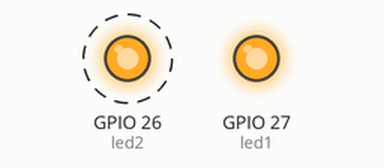
This program was run on a simulated ESP32. On the bench: output pins drawn as LEDs (lit = HIGH). Dashed ring = blinking. What the program prints to the serial monitor is not drawn. At 36.1 s the program stops and its outputs stay as they are.

Above: at 1.05 s.
At 3.8 s:
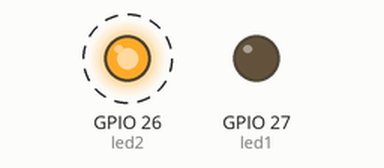
Timing chart, 0 to 6.2 s (numbered marks = the images above):
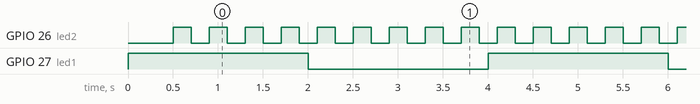

Measured:
- by itself, GPIO 26 (led2): alternates HIGH for 0.20 s and LOW for 0.20 s, 177 changes in all, then stays LOW
- by itself, GPIO 27 (led1): alternates HIGH for 2.0 s and LOW for 2.0 s
- by itself, everything shown: repeats every 4.0 s, in 22 steps

The program:

main.cpp
```cpp
/*********
  Rui Santos wrote the original code.
  Garth Martinsen modified it with a global variable to control the Core1 actions. ie: Core0 sets global variable to make Core1 actions conditional.
  GJM assumes that either core can set the global var to control the other.
  Complete project details at http://randomnerdtutorials.com
*********/
#include <Arduino.h>
TaskHandle_t Task1;
TaskHandle_t Task2;
void Task1code(void *pvParameters);
void Task2code(void *pvParameters);
// LED pins
const int led1 = 27;
const int led2 = 26;
volatile bool holdupRed = false;

void setup()
{
  Serial.begin(115200);
  pinMode(led1, OUTPUT);
  pinMode(led2, OUTPUT);

  // create a task that will be executed in the Task1code() function, with priority 1 and executed on core 0
  xTaskCreatePinnedToCore(
      Task1code, /* Task function. */
      "Task1",   /* name of task. */
      10000,     /* Stack size of task */
      NULL,      /* parameter of the task */
      1,         /* priority of the task */
      &Task1,    /* Task handle to keep track of created task */
      0);        /* pin task to core 0 */
  delay(500);

  // create a task that will be executed in the Task2code() function, with priority 1 and executed on core 1
  xTaskCreatePinnedToCore(
      Task2code, /* Task function. */
      "Task2",   /* name of task. */
      10000,     /* Stack size of task */
      NULL,      /* parameter of the task */
      1,         /* priority of the task */
      &Task2,    /* Task handle to keep track of created task */
      1);        /* pin task to core 1 */
  delay(500);
}

// Task1code: blinks a green LED every 2000 ms
void Task1code(void *pvParameters)
{
  Serial.print("Task1 running on core ");
  int core0 = (xPortGetCoreID());
  Serial.println(core0);
  int cnt = 0;
  for (;;)
  {
    cnt++;
    if (cnt % 10 == 0)
    {
      holdupRed = !holdupRed;
    }
    digitalWrite(led1, HIGH);
    Serial.printf(" \ng:%d\n", core0);
    delay(2000);
    digitalWrite(led1, LOW);
    delay(2000);
  }
}

// Task2code: blinks a red LED every 200 ms
void Task2code(void *pvParameters)
{
  Serial.print("Task2 running on core ");
  int core1 = xPortGetCoreID();
  Serial.println(core1);
  int once = 0;
  int rcnt = 0;
  for (;;)
  {
    rcnt++;
    if (holdupRed)
    {
      switch (once)
      {
      case 0:
        Serial.println("Holding up Red Blinking");
        once = 1;
        break;
      case 1:
        break;
      }
    }
    else
    {
      once=0;
      digitalWrite(led2, HIGH);
      Serial.printf("r:%d", core1);
      delay(200);
      digitalWrite(led2, LOW);
      delay(200);
    }
  }
}

void loop()
{
}
```
